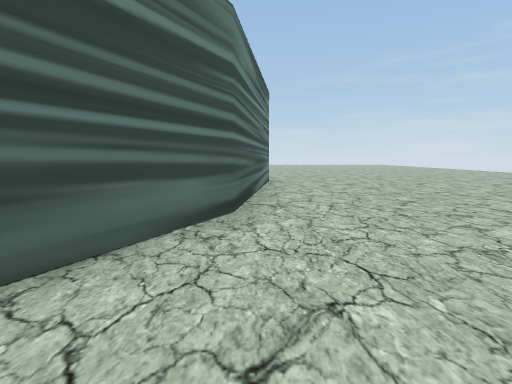
view 1 (above)

21 first-person views from a walk through a scene from a Unity 3-D project. The camera is 1.4 m above the floor, tilts 6° down and sees 75° across. The floor is counted in squares, 2 m on a side. Each view is taken from the middle of a square. On the plan, view 1 faces up. The plan holds only what a view shows up to about 10 squares ahead; the rest is blank. The place goes on beyond the plan. The player character is not drawn.

view 2
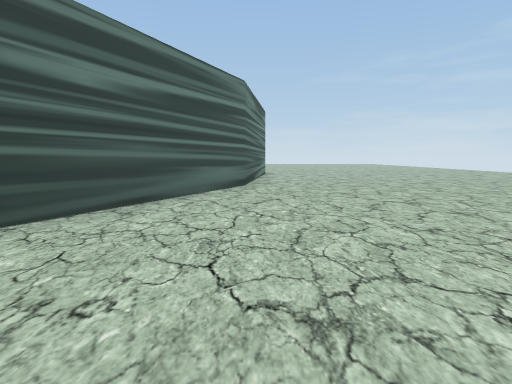

view 3
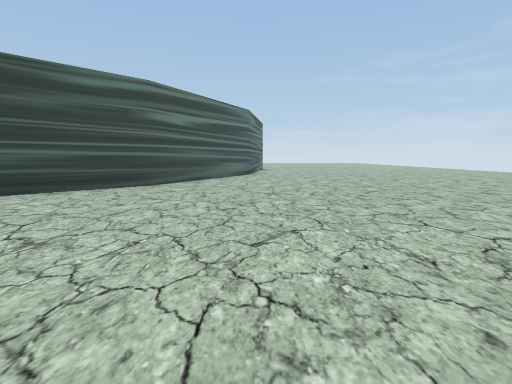

view 4
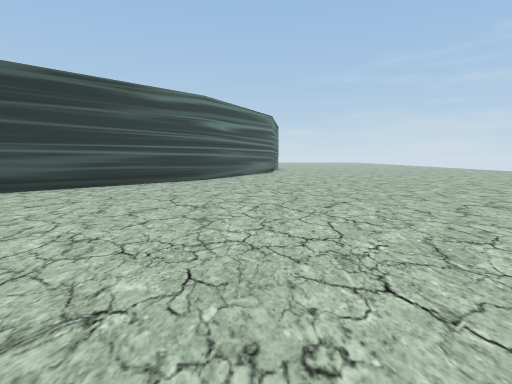

view 5
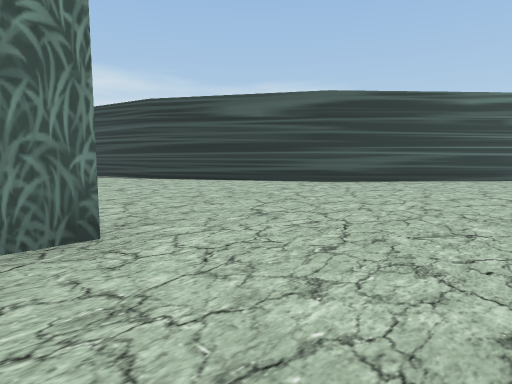

view 6
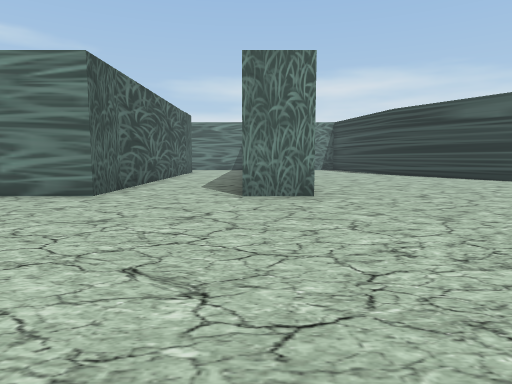

view 7
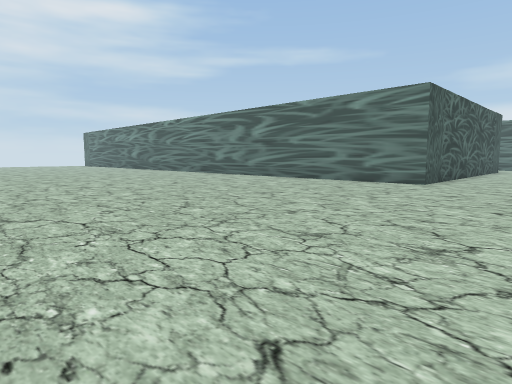

view 8
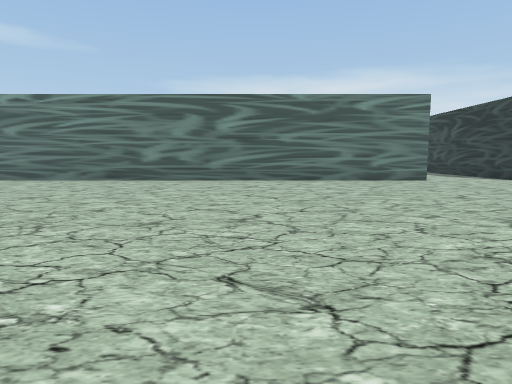

view 9
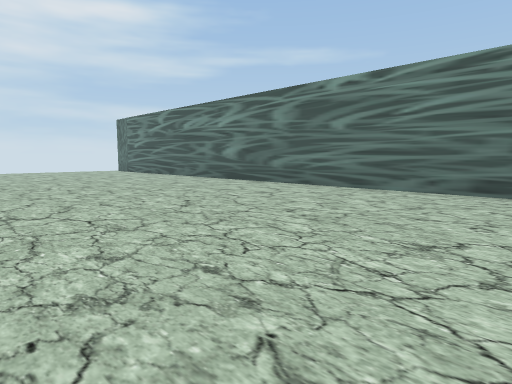

view 10
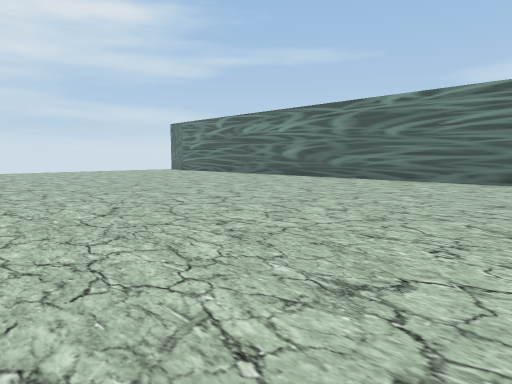

view 11
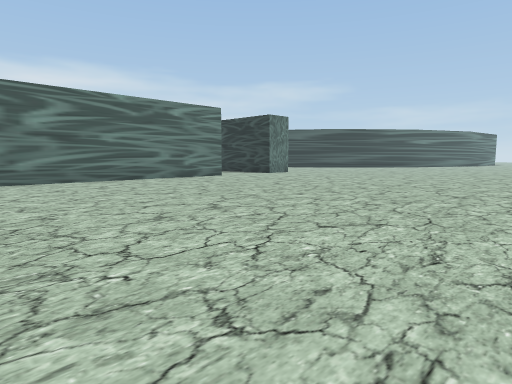

view 12
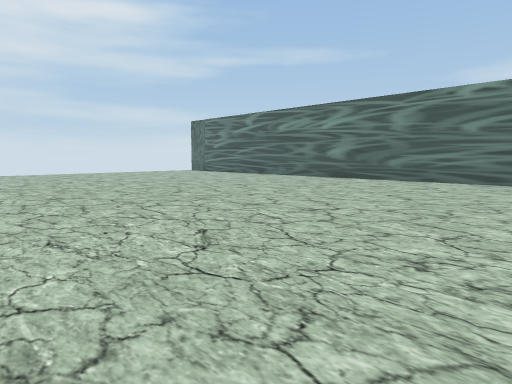

view 13
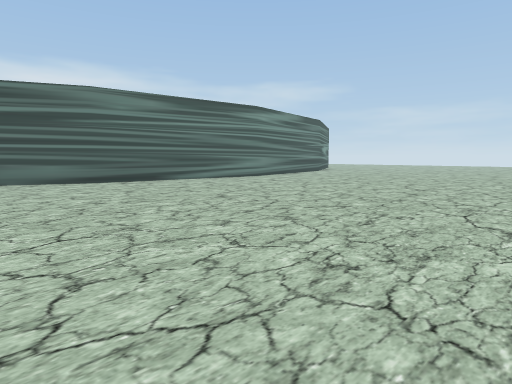

view 14
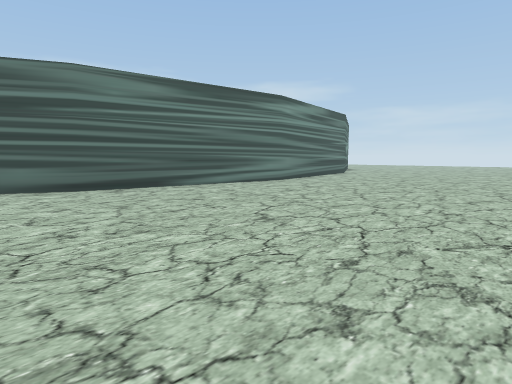

view 15
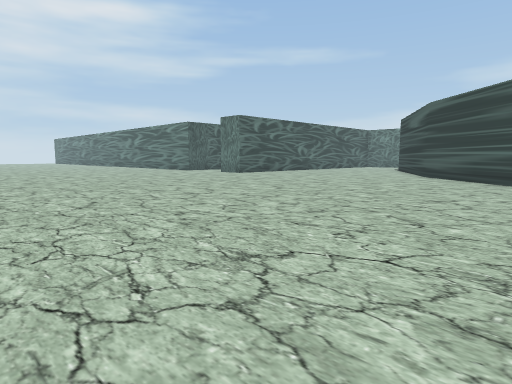

view 16
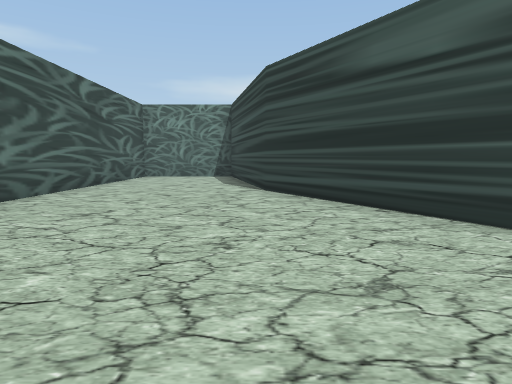

view 17
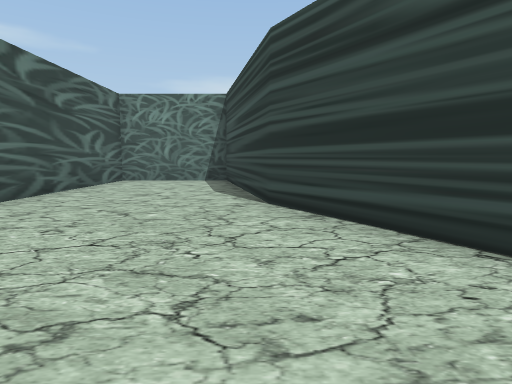

view 18
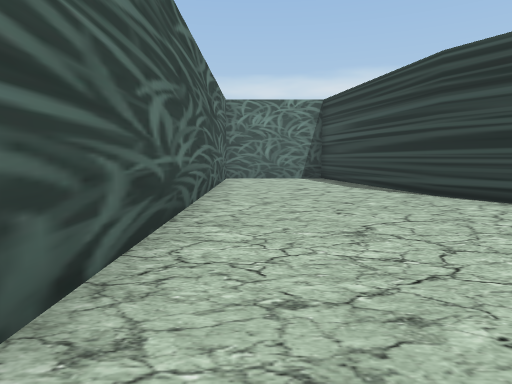

view 19
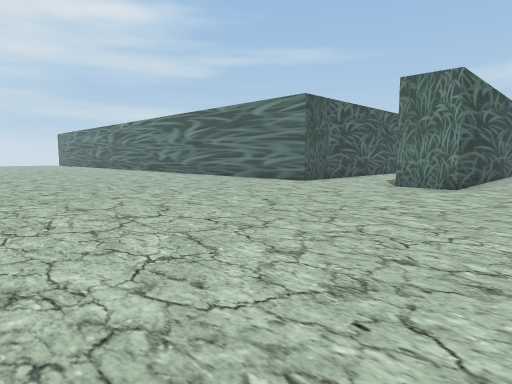

view 20
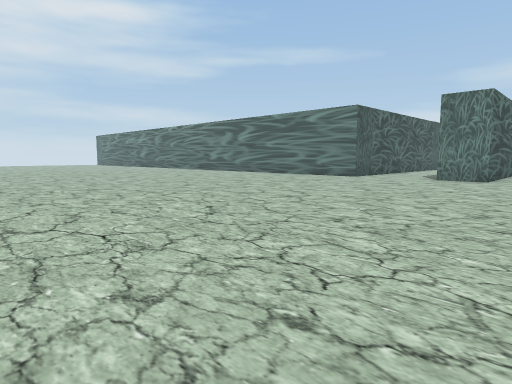

view 21
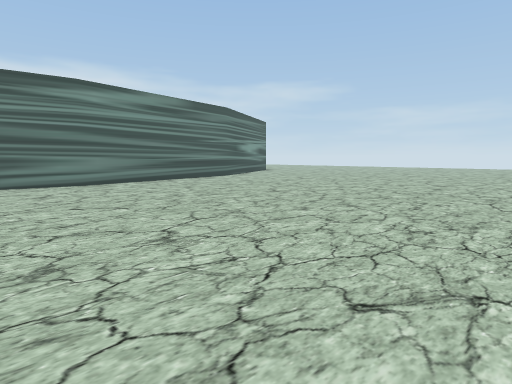

### Floor plan
Points are (right, up) in squares from view 1. A wall is a line through its corners. A room is listed if a view was taken in it or the views show most of it. See-through windows are left out.
Room 1 (views 1, 2, 3, 4, 5, 6, 7, 8, 9, 10, 11, 12, 13, 14, 15, 16, 17, 18, 19, 20, 21)
walls: (-6.1, -4.9) (-10.9, -7.8) (-15.9, -8.9) (-15.9, -12) (-3.9, -12) (-3.9, -13.2); (-8.1, -15.9) (-3.9, -15.9) (-3.9, -31.4); (-2.5, -0.8) (-6.2, -5); (-0.2, 4.3) (-2.5, -0.9); (0.4, 9.8) (-0.3, 4.1); (-0.1, 12.2) (0.4, 9.6)

Positions as (right, up) in squares from view 1, and headings:
1: (0, 0), facing up
2: (0, -4), facing up
3: (0, -9), facing up
4: (-1, -11), facing up
5: (-1, -13), facing up-left
6: (2, -13), facing left
7: (5, -13), facing down-left
8: (6, -21), facing left
9: (3, -24), facing down-left
10: (6, -24), facing down-left
11: (6, -24), facing up-left
12: (6, -26), facing down-left
13: (9, 1), facing up-left
14: (7, 2), facing up-left
15: (6, -1), facing down-left
16: (-4, -8), facing left
17: (-6, -8), facing left
18: (-5, -11), facing left
19: (4, -10), facing down-left
20: (7, -10), facing down-left
21: (9, 7), facing up-left
